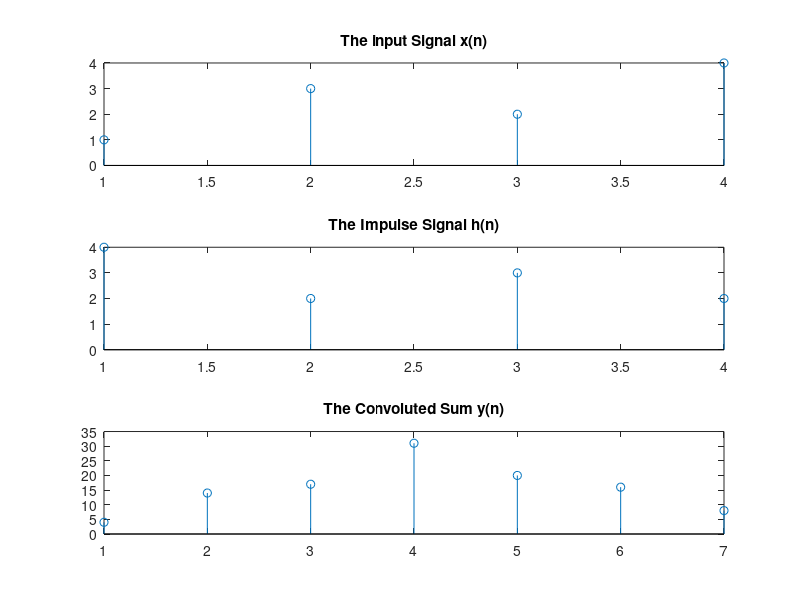

This figure's MATLAB source:
clc;
clear all;
close all;

x=[1 3 2 4];
h=[4 2 3 2];

C=x.'*h;

k=length(x);
l=length(h);
n=k+l-1;

for i=1:n
    y(i)=0;
    for j=1:k
        s=i-j;
        m=i-j+1;
        if(s<k && m>0)  
            y(i)=y(i)+C(m,j);
        end
    end
end
fprintf('The convoluted values:');
display(y);

subplot(3,1,1);
stem(x);
title('The input Signal x(n)');
subplot(3,1,2);
stem(h);
title('The Impulse Signal h(n)');
subplot(3,1,3);
stem(y);
title('The Convoluted Sum y(n)');